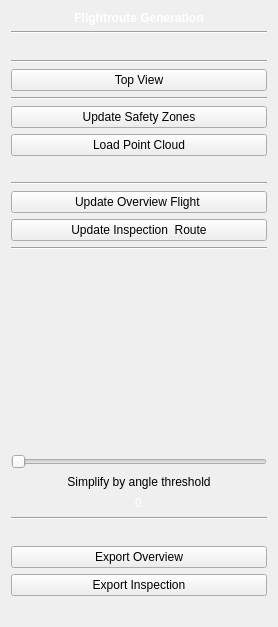
        <widget class="QWidget" name="tab2ButtonsPage">
         <layout class="QVBoxLayout" name="tab2Layout">
          <item>
           <widget class="QLabel" name="tab2Label">
            <property name="styleSheet">
             <string>color: white; font-weight: bold; text-align: center;</string>
            </property>
            <property name="text">
             <string>Flightroute Generation</string>
            </property>
            <property name="alignment">
             <set>Qt::AlignCenter</set>
            </property>
           </widget>
          </item>
          <item>
           <widget class="Line" name="line_2">
            <property name="orientation">
             <enum>Qt::Horizontal</enum>
            </property>
           </widget>
          </item>
          <item>
           <widget class="QLabel" name="label_3">
            <property name="text">
             <string/>
            </property>
            <property name="pixmap">
             <pixmap resource="orbit/resources/Orbit.qrc">:/icons/icons/Sponsors.png</pixmap>
            </property>
           </widget>
          </item>
          <item>
           <widget class="Line" name="line_13">
            <property name="orientation">
             <enum>Qt::Horizontal</enum>
            </property>
           </widget>
          </item>
          <item>
           <widget class="QPushButton" name="btn_tab2_TopView">
            <property name="toolTip">
             <string>Switch to top view</string>
            </property>
            <property name="text">
             <string>Top View</string>
            </property>
           </widget>
          </item>
          <item>
           <widget class="Line" name="line_5">
            <property name="orientation">
             <enum>Qt::Horizontal</enum>
            </property>
           </widget>
          </item>
          <item>
           <widget class="QPushButton" name="btn_tab2_UpdateSafetyZones">
            <property name="toolTip">
             <string>Update safety zones in 3D viewer based on map data</string>
            </property>
            <property name="text">
             <string>Update Safety Zones</string>
            </property>
           </widget>
          </item>
          <item>
           <widget class="QPushButton" name="btn_tab2_LoadPC">
            <property name="toolTip">
             <string>Load point cloud file (.ply, .pcd, .xyz, .las) with coordinate system selection and automatic tranformation to project CS.</string>
            </property>
            <property name="text">
             <string>Load Point Cloud</string>
            </property>
           </widget>
          </item>
          <item>
           <spacer name="horizontalSpacer_2">
            <property name="orientation">
             <enum>Qt::Horizontal</enum>
            </property>
            <property name="sizeHint" stdset="0">
             <size>
              <width>40</width>
              <height>20</height>
             </size>
            </property>
           </spacer>
          </item>
          <item>
           <widget class="Line" name="line_11">
            <property name="orientation">
             <enum>Qt::Horizontal</enum>
            </property>
           </widget>
          </item>
          <item>
           <widget class="QPushButton" name="btn_tab2_Dock_updateOverviewFlight">
            <property name="enabled">
             <bool>true</bool>
            </property>
            <property name="toolTip">
             <string>Generate overview flight routes using current parameters</string>
            </property>
            <property name="styleSheet">
             <string notr="true">
QToolTip {
    color: white;
    background-color:rgb(0, 64, 122);
    border: 1px solid white;
}
</string>
            </property>
            <property name="text">
             <string>Update Overview Flight </string>
            </property>
           </widget>
          </item>
          <item>
           <widget class="QPushButton" name="btn_tab2_Dock_updateInspectionRoute">
            <property name="enabled">
             <bool>true</bool>
            </property>
            <property name="toolTip">
             <string>Generate under-deck inspection routes</string>
            </property>
            <property name="styleSheet">
             <string notr="true">
QToolTip {
    color: white;
    background-color:rgb(0, 64, 122);
    border: 1px solid white;
}
</string>
            </property>
            <property name="text">
             <string>Update Inspection  Route</string>
            </property>
           </widget>
          </item>
          <item>
           <widget class="Line" name="line_10">
            <property name="orientation">
             <enum>Qt::Horizontal</enum>
            </property>
           </widget>
          </item>
          <item>
           <widget class="QTextEdit" name="WaypointsTextBox">
            <property name="styleSheet">
             <string notr="true">QTextEdit {
    border: none;
    background: transparent;
}</string>
            </property>
            <property name="readOnly">
             <bool>true</bool>
            </property>
           </widget>
          </item>
          <item>
           <widget class="QSlider" name="WaypointsSlider">
            <property name="sizePolicy">
             <sizepolicy hsizetype="Expanding" vsizetype="Minimum">
              <horstretch>0</horstretch>
              <verstretch>0</verstretch>
             </sizepolicy>
            </property>
            <property name="toolTip">
             <string/>
            </property>
            <property name="orientation">
             <enum>Qt::Horizontal</enum>
            </property>
            <property name="tickInterval">
             <number>0</number>
            </property>
           </widget>
          </item>
          <item>
           <widget class="QLabel" name="label_4">
            <property name="toolTip">
             <string>Simplify flight route by removing waypoints that don't change direction significantly. Use lower threshold to follow curvatures.</string>
            </property>
            <property name="layoutDirection">
             <enum>Qt::LeftToRight</enum>
            </property>
            <property name="text">
             <string>Simplify by angle threshold</string>
            </property>
            <property name="textFormat">
             <enum>Qt::PlainText</enum>
            </property>
            <property name="alignment">
             <set>Qt::AlignCenter</set>
            </property>
           </widget>
          </item>
          <item>
           <widget class="QLineEdit" name="WaypointsQLineEdit">
            <property name="sizePolicy">
             <sizepolicy hsizetype="Preferred" vsizetype="Preferred">
              <horstretch>0</horstretch>
              <verstretch>0</verstretch>
             </sizepolicy>
            </property>
            <property name="toolTip">
             <string/>
            </property>
            <property name="layoutDirection">
             <enum>Qt::LeftToRight</enum>
            </property>
            <property name="styleSheet">
             <string notr="true">QLineEdit {
    border: none;
    background: transparent;
    font-size: 12px;
	color: white;  
}</string>
            </property>
            <property name="text">
             <string>0</string>
            </property>
            <property name="alignment">
             <set>Qt::AlignCenter</set>
            </property>
           </widget>
          </item>
          <item>
           <widget class="Line" name="line_8">
            <property name="orientation">
             <enum>Qt::Horizontal</enum>
            </property>
           </widget>
          </item>
          <item>
           <spacer name="horizontalSpacer">
            <property name="orientation">
             <enum>Qt::Horizontal</enum>
            </property>
            <property name="sizeHint" stdset="0">
             <size>
              <width>40</width>
              <height>20</height>
             </size>
            </property>
           </spacer>
          </item>
          <item>
           <widget class="QPushButton" name="btn_tab2_ExportOverview">
            <property name="toolTip">
             <string>Export overview flight routes as KML files zipped as DJI-compatible KMZ files</string>
            </property>
            <property name="text">
             <string>Export Overview</string>
            </property>
           </widget>
          </item>
          <item>
           <widget class="QPushButton" name="btn_tab2_ExportUnderdeck">
            <property name="toolTip">
             <string>Export underdeck inspection routes as KML files zipped as DJI-compatible KMZ files</string>
            </property>
            <property name="text">
             <string>Export Inspection</string>
            </property>
           </widget>
          </item>
          <item>
           <spacer name="horizontalSpacer_5">
            <property name="orientation">
             <enum>Qt::Horizontal</enum>
            </property>
            <property name="sizeHint" stdset="0">
             <size>
              <width>40</width>
              <height>20</height>
             </size>
            </property>
           </spacer>
          </item>
         </layout>
        </widget>
